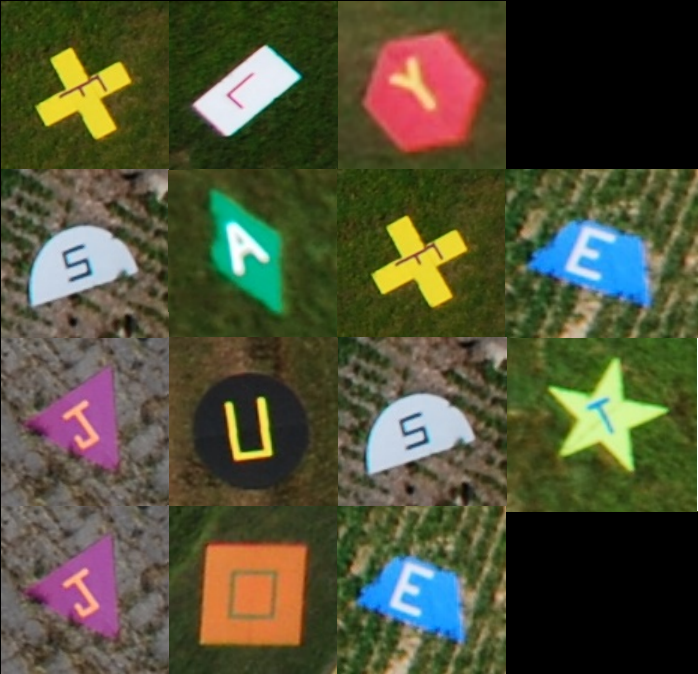
//> input picture y2016/auvsi_suas.png, 698 x 674 px
$ ./shape_detection   (built with g++ and OpenCV 4)
//> lines starting //> are read from the running program, lines starting //| are printed output that depends on the picture; after the words box and inside, x2 and y2 are one past the last pixel; in counts of white or black regions, pixels touching at a corner belong together
#include <iostream>

#include "opencv2/opencv.hpp"
#include "opencv2/highgui/highgui.hpp"

void show_frame(const ::std::string window_name, ::cv::Mat &frame) {
  ::cv::namedWindow(window_name);
  ::cv::imshow(window_name, frame);
}

int main(int, char **) {
  ::cv::Mat original_frame =
                ::cv::imread("./auvsi_suas.png", CV_LOAD_IMAGE_COLOR),
            filtered_frame = ::cv::Mat::zeros(original_frame.rows,
                                              original_frame.cols, CV_8UC3);
//> original_frame is the input picture: 674 rows x 698 cols, CV_8UC3; mean B, G, R 55.1, 79.8, 79.6

  show_frame("Original frame", original_frame);

  // Convert the original image into grayscale and do thresholding.
  ::cv::cvtColor(original_frame, filtered_frame, CV_BGR2GRAY);
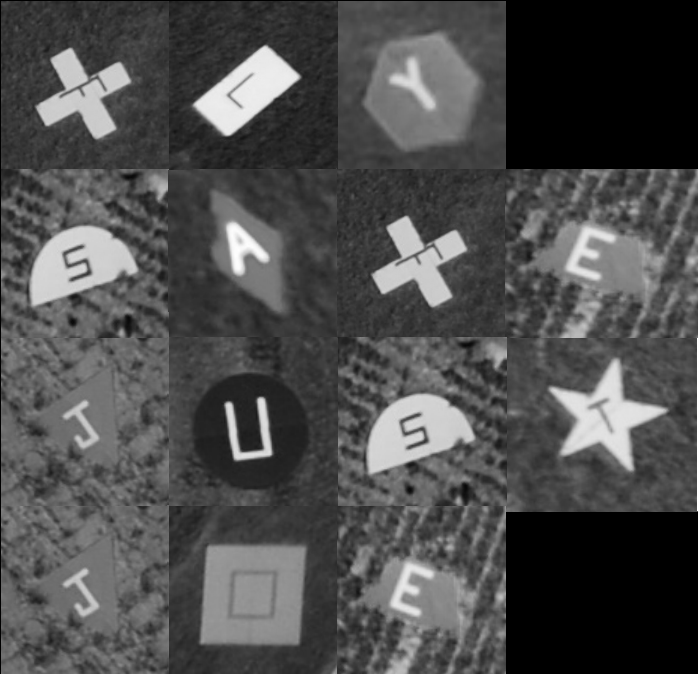
//> filtered_frame: 674 rows x 698 cols, CV_8UC1; min 0, max 255, mean 76.9
  show_frame("Black and white frame", filtered_frame);

  ::cv::threshold(filtered_frame, filtered_frame, 110, 255, CV_THRESH_BINARY);
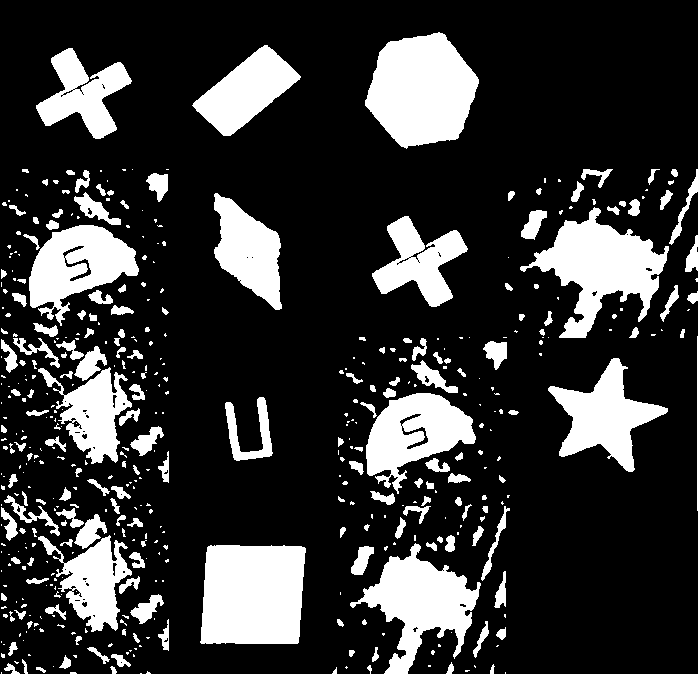
//> filtered_frame: 674 rows x 698 cols, CV_8UC1; 21% white; 475 white regions (284 under 20 px)
  show_frame("Thresholded frame", filtered_frame);

  ::std::vector<::std::vector<::cv::Point>> contours;
  ::std::vector<::cv::Vec4i> hierarchy;

  ::cv::findContours(filtered_frame, contours, hierarchy, CV_RETR_CCOMP,
                     CV_CHAIN_APPROX_SIMPLE);
//> contours = 537 contours, 370 with area under 20; largest, box (x1, y1, x2, y2) and area: (200, 545, 306, 644) 9490, (365, 32, 479, 149) 9316, (520, 207, 669, 338) 7919, (350, 543, 481, 674) 6909, (366, 393, 476, 494) 5903
  // Iterate through each contour and draw them out if they are good.
  for (size_t i = 0; i < contours.size(); i++) {
    double perimeter = ::cv::arcLength(contours.at(i), true);
    ::std::vector<::cv::Point> contour_estimate;
    ::cv::approxPolyDP(contours.at(i), contour_estimate, perimeter * 0.02,
                       true);

    bool known_shape = true;
    double area = ::cv::contourArea(contours.at(i), false);
    ::std::cout << "area of contour " << i << " is " << area << ::std::endl;

    // Filter out the small contours.
    if (area < 1000) {
      known_shape = false;
    }

    short color[] = {0, 0, 0};
    if (area < 10) {
      color[0] = 10;
    } else if (area < 100) {
      color[0] = 50;
    } else if (area < 1000) {
      color[0] = 150;
    } else {
      color[0] = 255;
    }

    if (known_shape) {
      // Iterate through each point.
      for (size_t i = 0; i < contour_estimate.size(); i++) {
        ::cv::Point from = contour_estimate.at(i);
        ::cv::Point to = contour_estimate.at((i + 1) % contour_estimate.size());
        ::cv::line(original_frame, from, to,
                   ::cv::Scalar(color[0], color[1], color[2]), 4);
      }
    }
  }
//> this loop made 537 passes
//> (perimeter, area) on passes 8, 10, 16: (23.9, 20.5), (21.9, 23.5), (48.63, 54)
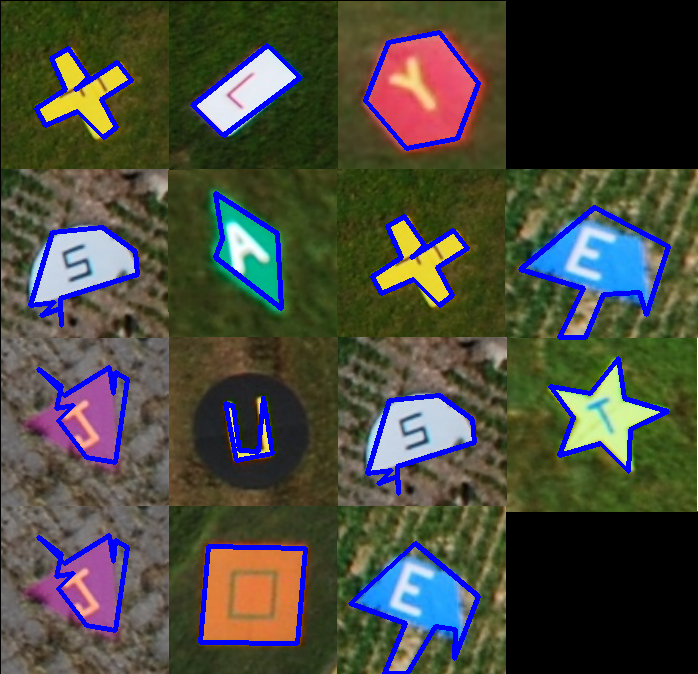
//> original_frame: 674 rows x 698 cols, CV_8UC3; 5.35% of pixels changed, all inside (x1, y1, x2, y2) = (28, 30, 671, 674)

  show_frame("Output frame", original_frame);

  ::cv::waitKey(0);
  return 0;
}

$ run again, with y2016/shape_detection.png copied over y2016/auvsi_suas.png
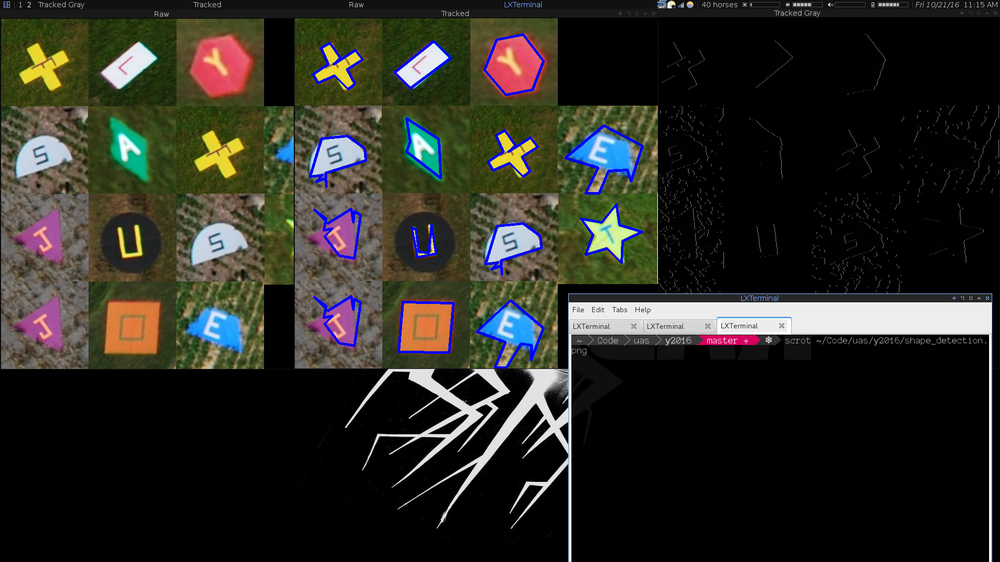
//> input picture y2016/shape_detection.png, 1000 x 562 px, shrunk from 1920 x 1080 before the run
//> original_frame is the input picture: 562 rows x 1000 cols, CV_8UC3; mean B, G, R 36.2, 42.9, 43.5
//> `::cv::threshold(filtered_frame, filtered_frame, 110, 255, CV_THRESH_BI..`:
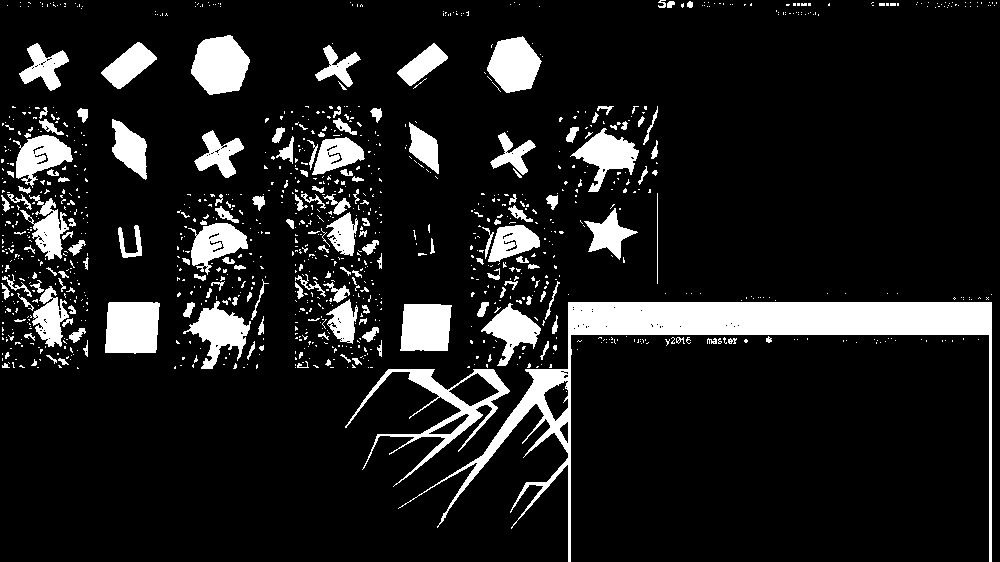
//> filtered_frame: 562 rows x 1000 cols, CV_8UC1; 12% white; 1089 white regions (927 under 20 px)
//> contours = 1237 contours, 1108 with area under 20; largest, box (x1, y1, x2, y2) and area: (398, 302, 992, 562) 18200, (345, 369, 510, 487) 3778, (105, 302, 160, 354) 2522, (191, 35, 250, 95) 2484, (400, 304, 452, 351) 2124
//> the loop `for (size_t i = 0; i < contours.size(); i++)` made 1237 passes
//> (perimeter, area) on passes 3 to 5: (1164.8, 3778), (99.98, 308.5), (130.2, 896)
//> after the loop `for (size_t i = 0; i < contours.size(); i++)`:
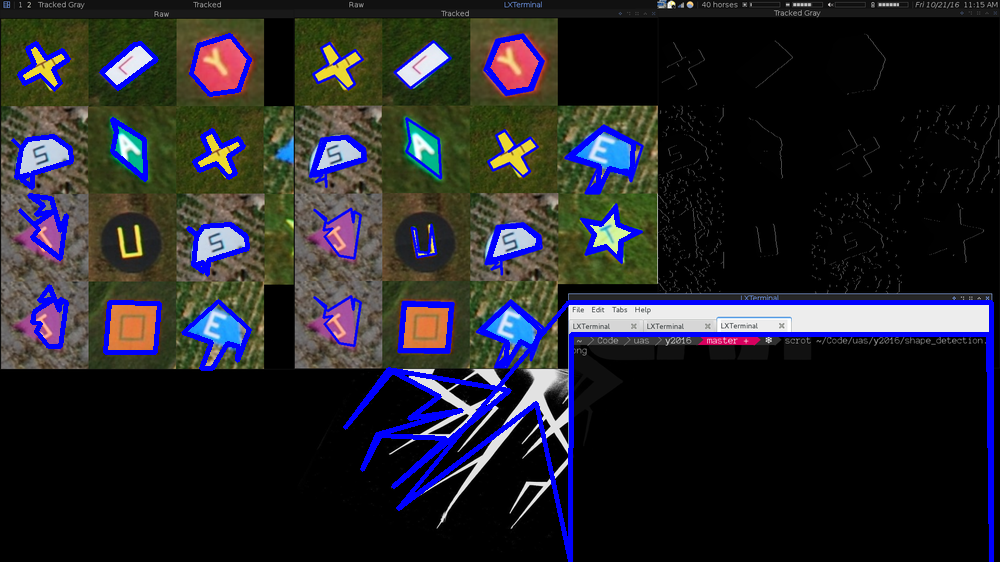
//> original_frame: 562 rows x 1000 cols, CV_8UC3; 5.02% of pixels changed, all inside (x1, y1, x2, y2) = (11, 33, 994, 562)
